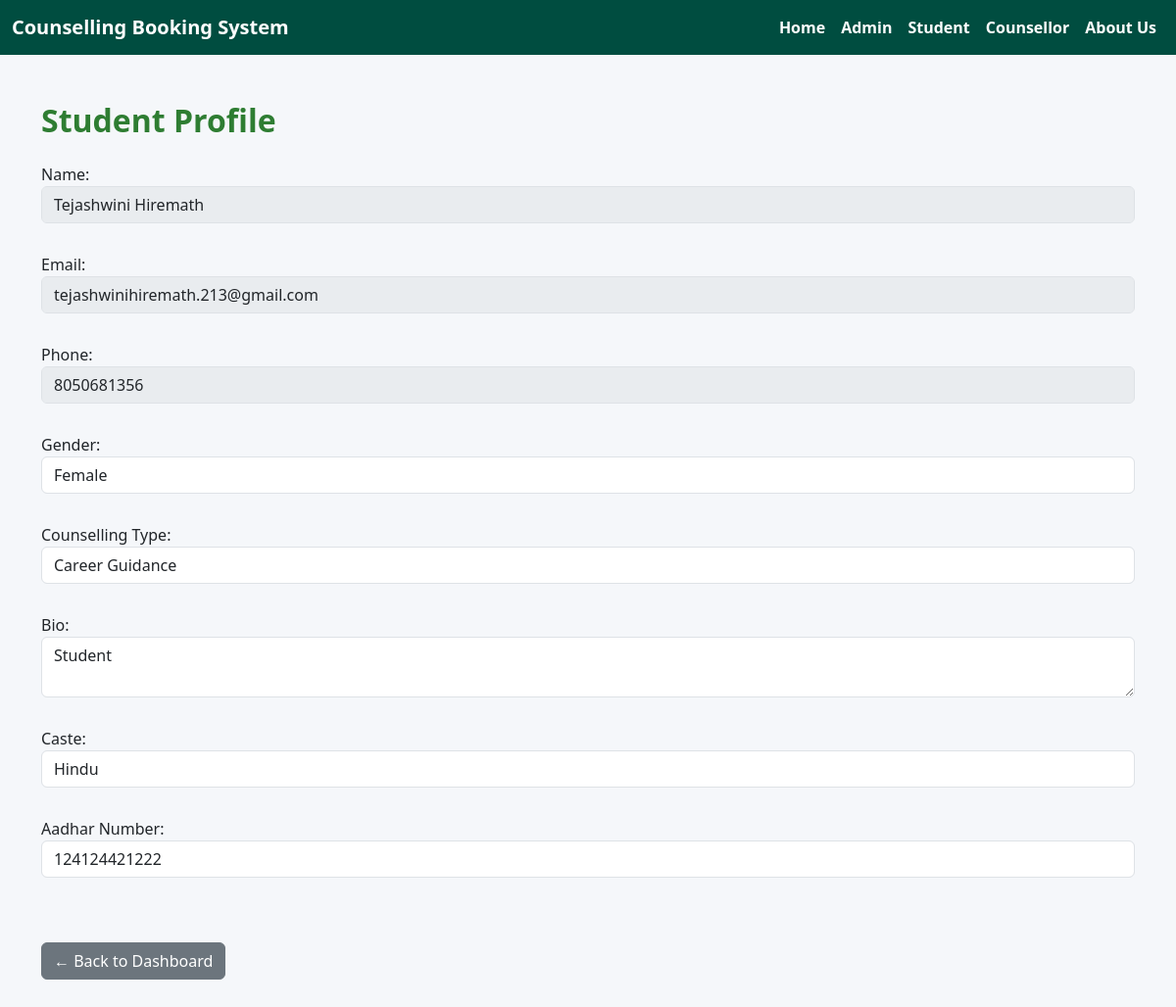
Before: /student_profile (signed in) with the older database file.
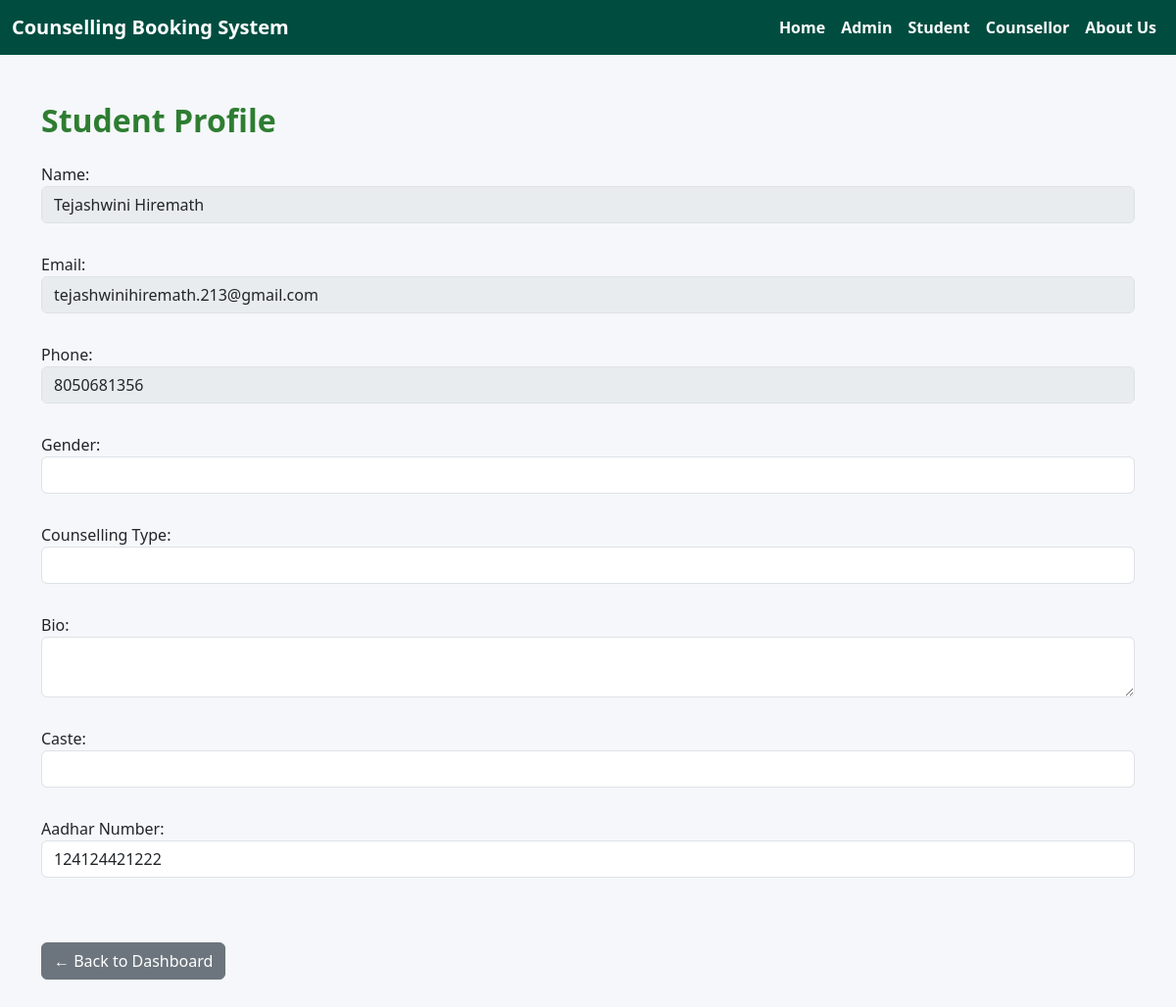
After: the same page with the newer database file.
### tables this page shows
CREATE TABLE users (
            id INTEGER PRIMARY KEY AUTOINCREMENT,
            name TEXT NOT NULL,
            email TEXT NOT NULL,
            phone TEXT NOT NULL,
            password TEXT NOT NULL
        , counselling_type TEXT, caste TEXT, aadhaar TEXT, gender TEXT, bio TEXT);

### app.py (the view, shortened to what this page needs)
@app.route('/student_profile', methods=['GET', 'POST'])
def student_profile():
    if 'user_email' not in session:
        return redirect(url_for('user_login'))
    conn = sqlite3.connect('counsellors.db')
    cursor = conn.cursor()
    cursor.execute('SELECT name, email, phone, gender, counselling_type, bio, caste, aadhaar FROM users WHERE email = ?', (session['user_email'],))
    user = cursor.fetchone()
    conn.close()
    return render_template('student_profile.html', user=user)

### templates/student_profile.html (shortened to what this page needs)
{% extends "base.html" %}
{% block content %}
<div class="container mt-5">
  <h2 class="mb-4">Student Profile</h2>
  <form method="POST">
    <div class="form-group"style="padding-bottom: 30px;">
      <label>Name:</label>
      <input type="text" class="form-control" value="{{ user[0] }}" disabled>
    </div>
    <div class="form-group"style="padding-bottom: 30px;">
      <label>Email:</label>
      <input type="email" class="form-control" value="{{ user[1] }}" disabled>
    </div>
    <div class="form-group"style="padding-bottom: 30px;">
      <label>Phone:</label>
      <input type="text" class="form-control" value="{{ user[2] }}" disabled>
    </div>
    <div class="form-group"style="padding-bottom: 30px;">
      <label>Gender:</label>
      <input type="text" class="form-control" name="gender" value="{{ user[3] or '' }}">
    </div>
    <div class="form-group"style="padding-bottom: 30px;">
      <label>Counselling Type:</label>
      <input type="text" class="form-control" name="counselling_type" value="{{ user[4] or '' }}">
    </div>
    <div class="form-group" style="padding-bottom: 30px;">
      <label>Bio:</label>
      <textarea class="form-control" name="bio">{{ user[5] or '' }}</textarea>
    </div>
    <div class="form-group" style="padding-bottom: 30px;">
      <label>Caste:</label>
      <input type="text" class="form-control" name="caste" value="{{ user[6] or '' }}">
    </div>
    <div class="form-group" style="padding-bottom: 50px;">
      <label>Aadhar Number:</label>
      <input type="text" class="form-control" name="aadhaar" value="{{ user[7] or '' }}">
    </div>
    <div class="form-group mt-3 " style="padding-bottom: 50px;">
        <a href="{{ url_for('student_dashboard') }}" class="btn btn-secondary">← Back to Dashboard</a>
      </div>
  </form>
</div>
{% endblock %}

### templates/base.html (shortened to what this page needs)
<!doctype html>
<html lang="en">
<head>
  <link href="https://cdn.jsdelivr.net/npm/bootstrap@5.3.5/dist/css/bootstrap.min.css" rel="stylesheet">
</head>
<body>
<nav class="navbar navbar-expand-lg">
  <div class="container-fluid">
    <a class="navbar-brand" href="{{ url_for('home') }}">Counselling Booking System</a>
    <div class="collapse navbar-collapse" id="navbarNav">
      <ul class="navbar-nav ms-auto">
        <li class="nav-item"><a class="nav-link" href="{{ url_for('home') }}">Home</a></li>
        <li class="nav-item"><a class="nav-link" href="{{ url_for('admin_login') }}">Admin</a></li>
        <li class="nav-item"><a class="nav-link" href="{{ url_for('user_login') }}">Student</a></li>
        <li class="nav-item"><a class="nav-link" href="{{ url_for('counsellor_login') }}">Counsellor</a></li>
        <li class="nav-item"><a class="nav-link" href="{{ url_for('about') }}">About Us</a></li>
      </ul>
    </div>
  </div>
</nav>
{% block content %}{% endblock %}
</body>
</html>

### templates/base.html (style rules this page uses)
body { background-color: #f5f7fa; font-family: 'Segoe UI', Tahoma, Geneva, Verdana, sans-serif; margin: 0; padding: 0; }
.navbar { background-color: #004d40 !important; }
.navbar .navbar-brand, .navbar-nav .nav-link { color: #ffffff !important; font-weight: bold; }
h2, h3, h4 { font-weight: bold; color: #2e7d32; }

Changed rows visible on the page:
changed users "Tejashwini Hiremath": gender "Female" → (not shown); counselling_type "Career Guidance" → (not shown); bio "Student" → (not shown); caste "Hindu" → (not shown)
